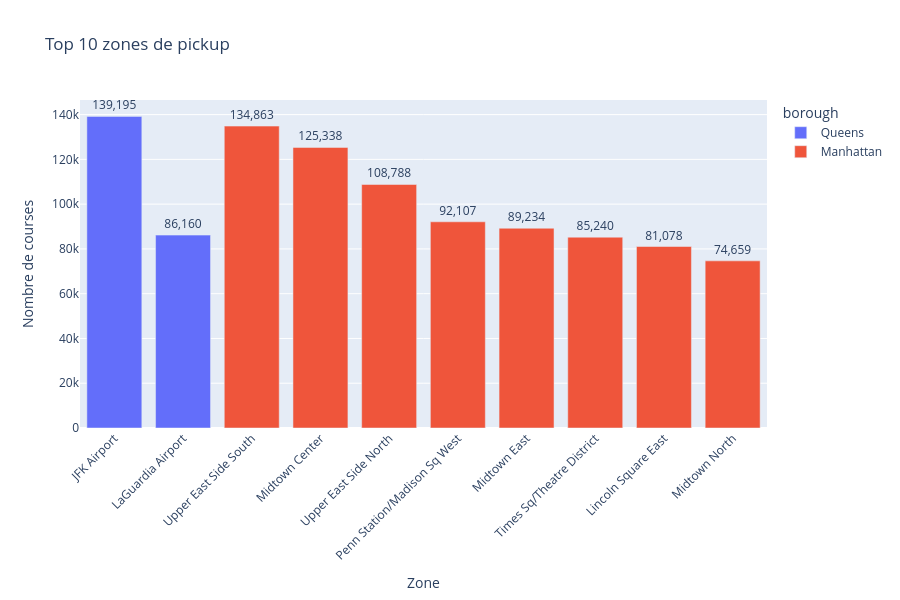

Notebook cell for this chart:
### Markdown cell above
## 3. Analyse Géographique

### Code cell
query_top_pickup = """
SELECT 
    l.zone,
    l.borough,
    COUNT(*) as pickup_count,
    AVG(f.trip_distance) as avg_distance,
    AVG(f.total_amount) as avg_fare
FROM fact_trips f
JOIN dim_location l ON f.pickup_location_key = l.location_key
GROUP BY l.zone, l.borough
ORDER BY pickup_count DESC
LIMIT 10
"""

top_pickup_df = pd.read_sql(query_top_pickup, engine)

fig = px.bar(
    top_pickup_df, 
    x='zone', 
    y='pickup_count',
    color='borough',
    title='Top 10 zones de pickup',
    labels={'zone': 'Zone', 'pickup_count': 'Nombre de courses'},
    text='pickup_count'
)
fig.update_traces(texttemplate='%{text:,}', textposition='outside')
fig.update_layout(height=600, xaxis_tickangle=-45)
fig.show()

### Figure 1 — Plotly figure (JSON) as saved in the notebook; plotly's stock layout.template omitted (floating-point values rounded to 4 significant figures)
{"data": [{"alignmentgroup": "True", "hovertemplate": "borough=Queens<br>Zone=%{x}<br>Nombre de courses=%{text}<extra></extra>", "legendgroup": "Queens", "marker": {"color": "#636efa", "pattern": {"shape": ""}}, "name": "Queens", "offsetgroup": "Queens", "orientation": "v", "showlegend": true, "text": [139195, 86160], "textposition": "outside", "texttemplate": "%{text:,}", "type": "bar", "x": ["JFK Airport", "LaGuardia Airport"], "xaxis": "x", "y": [139195, 86160], "yaxis": "y"}, {"alignmentgroup": "True", "hovertemplate": "borough=Manhattan<br>Zone=%{x}<br>Nombre de courses=%{text}<extra></extra>", "legendgroup": "Manhattan", "marker": {"color": "#EF553B", "pattern": {"shape": ""}}, "name": "Manhattan", "offsetgroup": "Manhattan", "orientation": "v", "showlegend": true, "text": [134863, 125338, 108788, 92107, 89234, 85240, 81078, 74659], "textposition": "outside", "texttemplate": "%{text:,}", "type": "bar", "x": ["Upper East Side South", "Midtown Center", "Upper East Side North", "Penn Station/Madison Sq West", "Midtown East", "Times Sq/Theatre District", "Lincoln Square East", "Midtown North"], "xaxis": "x", "y": [134863, 125338, 108788, 92107, 89234, 85240, 81078, 74659], "yaxis": "y"}], "layout": {"barmode": "relative", "height": 600, "legend": {"title": {"text": "borough"}, "tracegroupgap": 0}, "title": {"text": "Top 10 zones de pickup"}, "xaxis": {"anchor": "y", "domain": [0, 1], "tickangle": -45, "title": {"text": "Zone"}}, "yaxis": {"anchor": "x", "domain": [0, 1], "title": {"text": "Nombre de courses"}}}}
